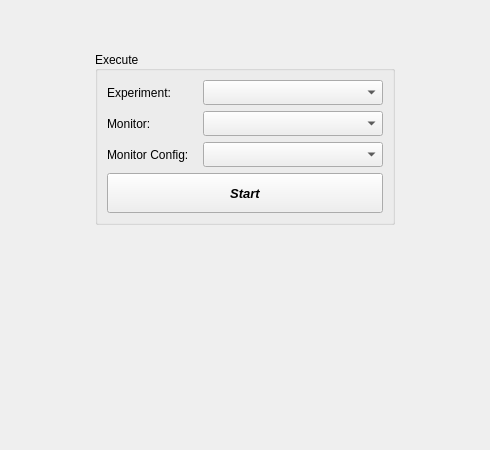
<?xml version="1.0" encoding="UTF-8"?>
<ui version="4.0">
 <class>formFileExecute</class>
 <widget class="QWidget" name="formFileExecute">
  <property name="geometry">
   <rect>
    <x>0</x>
    <y>0</y>
    <width>490</width>
    <height>450</height>
   </rect>
  </property>
  <property name="sizePolicy">
   <sizepolicy hsizetype="Fixed" vsizetype="Fixed">
    <horstretch>0</horstretch>
    <verstretch>0</verstretch>
   </sizepolicy>
  </property>
  <property name="minimumSize">
   <size>
    <width>490</width>
    <height>450</height>
   </size>
  </property>
  <property name="maximumSize">
   <size>
    <width>490</width>
    <height>450</height>
   </size>
  </property>
  <property name="windowTitle">
   <string>Form</string>
  </property>
  <layout class="QVBoxLayout" name="formLayout">
   <item>
    <spacer name="vSpacer1">
     <property name="orientation">
      <enum>Qt::Vertical</enum>
     </property>
     <property name="sizeType">
      <enum>QSizePolicy::Fixed</enum>
     </property>
     <property name="sizeHint" stdset="0">
      <size>
       <width>20</width>
       <height>40</height>
      </size>
     </property>
    </spacer>
   </item>
   <item>
    <layout class="QHBoxLayout" name="hLayout1">
     <property name="topMargin">
      <number>0</number>
     </property>
     <item>
      <spacer name="hSpacer1">
       <property name="orientation">
        <enum>Qt::Horizontal</enum>
       </property>
       <property name="sizeHint" stdset="0">
        <size>
         <width>40</width>
         <height>20</height>
        </size>
       </property>
      </spacer>
     </item>
     <item>
      <widget class="QGroupBox" name="gBox">
       <property name="sizePolicy">
        <sizepolicy hsizetype="Preferred" vsizetype="Preferred">
         <horstretch>0</horstretch>
         <verstretch>0</verstretch>
        </sizepolicy>
       </property>
       <property name="minimumSize">
        <size>
         <width>300</width>
         <height>0</height>
        </size>
       </property>
       <property name="title">
        <string>Execute</string>
       </property>
       <property name="alignment">
        <set>Qt::AlignLeading|Qt::AlignLeft|Qt::AlignVCenter</set>
       </property>
       <layout class="QVBoxLayout" name="vLayout">
        <item>
         <layout class="QHBoxLayout" name="hLayout2">
          <property name="leftMargin">
           <number>0</number>
          </property>
          <property name="topMargin">
           <number>0</number>
          </property>
          <item>
           <widget class="QLabel" name="lblExps">
            <property name="sizePolicy">
             <sizepolicy hsizetype="Minimum" vsizetype="Preferred">
              <horstretch>0</horstretch>
              <verstretch>0</verstretch>
             </sizepolicy>
            </property>
            <property name="minimumSize">
             <size>
              <width>90</width>
              <height>25</height>
             </size>
            </property>
            <property name="maximumSize">
             <size>
              <width>16777215</width>
              <height>30</height>
             </size>
            </property>
            <property name="text">
             <string>Experiment:</string>
            </property>
           </widget>
          </item>
          <item>
           <widget class="QComboBox" name="cBoxExps">
            <property name="sizePolicy">
             <sizepolicy hsizetype="Expanding" vsizetype="Minimum">
              <horstretch>0</horstretch>
              <verstretch>0</verstretch>
             </sizepolicy>
            </property>
            <property name="minimumSize">
             <size>
              <width>0</width>
              <height>25</height>
             </size>
            </property>
            <property name="maximumSize">
             <size>
              <width>16777215</width>
              <height>30</height>
             </size>
            </property>
           </widget>
          </item>
         </layout>
        </item>
        <item>
         <layout class="QHBoxLayout" name="hLayout3">
          <item>
           <widget class="QLabel" name="lblMonitor">
            <property name="sizePolicy">
             <sizepolicy hsizetype="Minimum" vsizetype="Preferred">
              <horstretch>0</horstretch>
              <verstretch>0</verstretch>
             </sizepolicy>
            </property>
            <property name="minimumSize">
             <size>
              <width>90</width>
              <height>25</height>
             </size>
            </property>
            <property name="maximumSize">
             <size>
              <width>16777215</width>
              <height>30</height>
             </size>
            </property>
            <property name="text">
             <string>Monitor:</string>
            </property>
           </widget>
          </item>
          <item>
           <widget class="QComboBox" name="cBoxMonitor">
            <property name="sizePolicy">
             <sizepolicy hsizetype="Expanding" vsizetype="Minimum">
              <horstretch>0</horstretch>
              <verstretch>0</verstretch>
             </sizepolicy>
            </property>
            <property name="minimumSize">
             <size>
              <width>0</width>
              <height>25</height>
             </size>
            </property>
            <property name="maximumSize">
             <size>
              <width>16777215</width>
              <height>30</height>
             </size>
            </property>
           </widget>
          </item>
         </layout>
        </item>
        <item>
         <layout class="QHBoxLayout" name="hLayout4">
          <item>
           <widget class="QLabel" name="lblMonitorConfig">
            <property name="sizePolicy">
             <sizepolicy hsizetype="Minimum" vsizetype="Preferred">
              <horstretch>0</horstretch>
              <verstretch>0</verstretch>
             </sizepolicy>
            </property>
            <property name="minimumSize">
             <size>
              <width>90</width>
              <height>25</height>
             </size>
            </property>
            <property name="maximumSize">
             <size>
              <width>16777215</width>
              <height>30</height>
             </size>
            </property>
            <property name="text">
             <string>Monitor Config:</string>
            </property>
           </widget>
          </item>
          <item>
           <widget class="QComboBox" name="cBoxMonitorConfig">
            <property name="sizePolicy">
             <sizepolicy hsizetype="Expanding" vsizetype="Minimum">
              <horstretch>0</horstretch>
              <verstretch>0</verstretch>
             </sizepolicy>
            </property>
            <property name="minimumSize">
             <size>
              <width>0</width>
              <height>25</height>
             </size>
            </property>
            <property name="maximumSize">
             <size>
              <width>16777215</width>
              <height>30</height>
             </size>
            </property>
           </widget>
          </item>
         </layout>
        </item>
        <item>
         <widget class="QPushButton" name="btnStart">
          <property name="minimumSize">
           <size>
            <width>0</width>
            <height>40</height>
           </size>
          </property>
          <property name="maximumSize">
           <size>
            <width>16777215</width>
            <height>50</height>
           </size>
          </property>
          <property name="font">
           <font>
            <pointsize>10</pointsize>
            <weight>75</weight>
            <italic>true</italic>
            <bold>true</bold>
           </font>
          </property>
          <property name="text">
           <string>Start</string>
          </property>
         </widget>
        </item>
       </layout>
      </widget>
     </item>
     <item>
      <spacer name="hSpacer2">
       <property name="orientation">
        <enum>Qt::Horizontal</enum>
       </property>
       <property name="sizeHint" stdset="0">
        <size>
         <width>40</width>
         <height>20</height>
        </size>
       </property>
      </spacer>
     </item>
    </layout>
   </item>
   <item>
    <spacer name="vSpacer2">
     <property name="orientation">
      <enum>Qt::Vertical</enum>
     </property>
     <property name="sizeType">
      <enum>QSizePolicy::Expanding</enum>
     </property>
     <property name="sizeHint" stdset="0">
      <size>
       <width>20</width>
       <height>40</height>
      </size>
     </property>
    </spacer>
   </item>
  </layout>
 </widget>
 <resources/>
 <connections/>
</ui>
